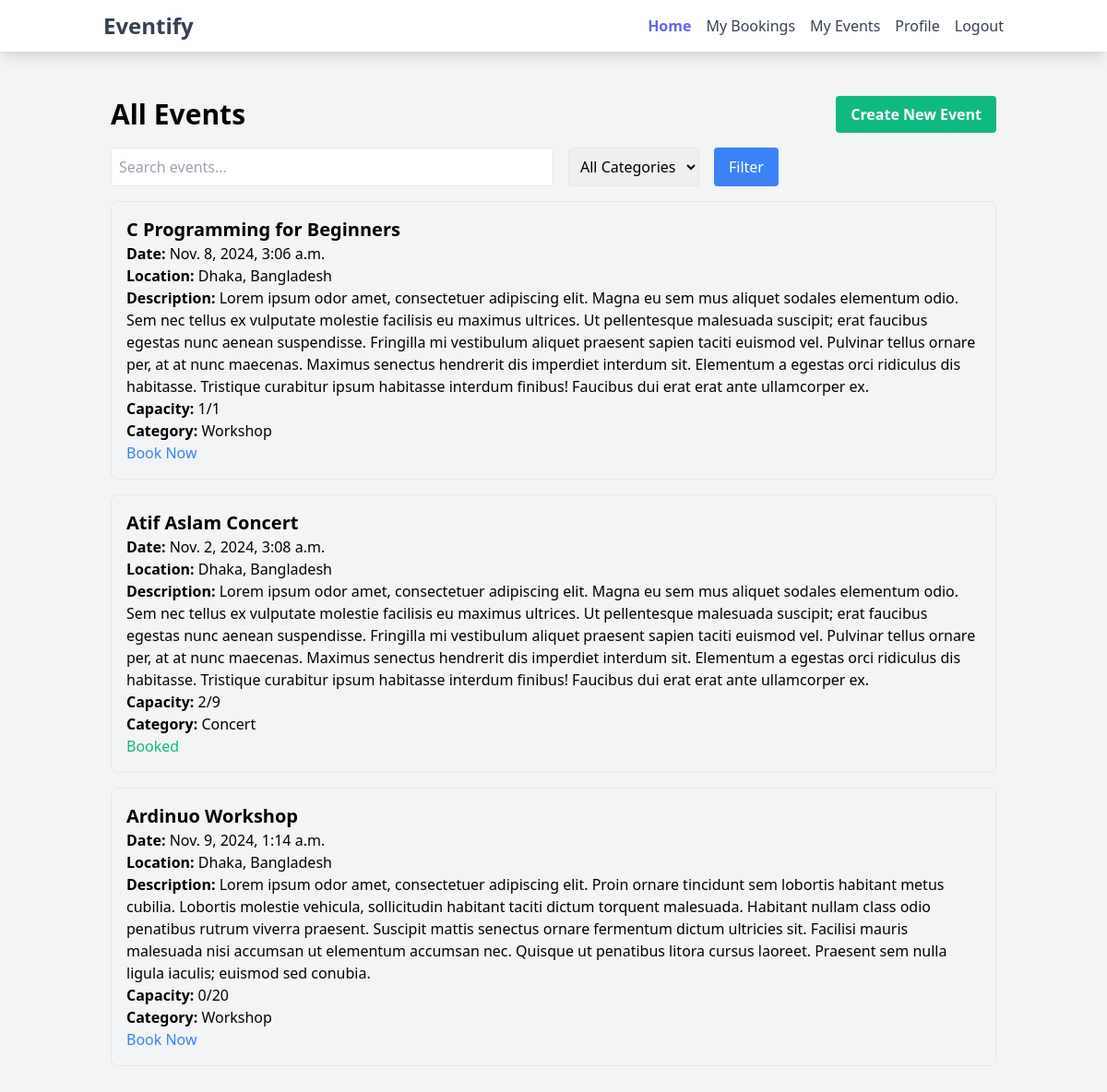
/events/ (signed in), run on the app's committed database.
### event/models.py (models this page shows, shortened)
class Event(models.Model):
    name = models.CharField(max_length=200)
    date = models.DateTimeField()
    location = models.CharField(max_length=255)
    description = models.TextField()
    created_by = models.ForeignKey(User, on_delete=models.CASCADE, related_name='events')
    category = models.ForeignKey(Category, on_delete=models.SET_NULL, null=True, blank=True)
    capacity = models.PositiveIntegerField(default=0)
    attendees_count = models.PositiveIntegerField(default=0)

class Category(models.Model):
    name = models.CharField(max_length=100, unique=True)
    def __str__(self):
        return self.name

### event/views.py (the view)
# urls.py: 2. Add a URL to urlpatterns:  path('', views.home, name='home')
def home(request):
    events = Event.objects.all()
    categories = Category.objects.all()
    booked_events = []
    query = request.GET.get('q', '')
    if query:
        events = events.filter(
            name__icontains=query) | events.filter(
            date__icontains=query) | events.filter(
            location__icontains=query)
    category_id = request.GET.get('category')
    if category_id:
        events = events.filter(category_id=category_id)
    if request.user.is_authenticated:
        booked_events = Booking.objects.filter(user=request.user).values_list('event_id', flat=True)
    return render(request, 'homepage.html', {
        'events': events,
        'booked_events': booked_events,
        'categories': categories,
        'selected_category': category_id,
        'query': query,
    })

### event/templates/homepage.html (shortened to what this page needs)
{% extends "base.html" %}
{% block content %}
<div class="container mx-auto p-4">
    <div class="flex justify-between items-center mb-4">
        <h1 class="text-3xl font-semibold">All Events</h1>
        <a href="{% url 'create_event' %}" class="bg-green-500 text-white font-bold py-2 px-4 rounded hover:bg-green-600 transition duration-300">Create New Event</a>
    </div>
    <form method="get" class="flex gap-4 mb-4">
        <input type="text" name="q" value="{{ query }}" placeholder="Search events..." class="p-2 border rounded w-1/2">
        <select name="category" class="p-2 border rounded">
            <option value="">All Categories</option>
        </select>
        <button type="submit" class="bg-blue-500 text-white py-2 px-4 rounded hover:bg-blue-600">Filter</button>
    </form>
    <div class="space-y-4 mt-4">
        {% for event in events %}
            <div class="p-4 border rounded-lg">
                <h2 class="text-xl font-semibold">{{ event.name }}</h2>
                <p><strong>Date:</strong> {{ event.date }}</p>
                <p><strong>Location:</strong> {{ event.location }}</p>
                <p><strong>Description:</strong> {{ event.description }}</p>
                <p><strong>Capacity:</strong> {{ event.attendees_count }}/{{ event.capacity }}</p>
                <p><strong>Category:</strong> {{ event.category }}</p>
                {% if request.user.is_authenticated %}
                    {% if event.id in booked_events %}
                        <span class="text-green-500">Booked</span>
                    {% else %}
                        <a href="{% url 'book_event' event.id %}" class="text-blue-500">Book Now</a>
                    {% endif %}
                {% else %}
                    <a href="{% url 'login' %}" class="text-blue-500">Login to Book</a>
                {% endif %}
            </div>
        {% endfor %}
    </div>
</div>
{% endblock %}

### data on the page
Event: name "C Programming for Beginners", date "Nov. 8, 2024, 3:06 a.m.", location "Dhaka, Bangladesh", description "Lorem ipsum odor amet, consectetuer adipiscing elit. Magna eu sem mus aliquet sodales elementum odio. Sem nec tellus ex vulputate molestie facilisis eu maximus ultrices. Ut pellentesque malesuada suscipit; erat faucibus egestas nunc aenean suspendisse. Fringilla mi vestibulum aliquet praesent sapien taciti euismod vel. Pulvinar tellus ornare per, at at nunc maecenas. Maximus senectus hendrerit dis imperdiet interdum sit. Elementum a egestas orci ridiculus dis habitasse. Tristique curabitur ipsum habitasse interdum finibus! Faucibus dui erat erat ante ullamcorper ex.", attendees_count "1", capacity "1", category "Workshop", shows "Book Now"
Event: name "Atif Aslam Concert", date "Nov. 2, 2024, 3:08 a.m.", location "Dhaka, Bangladesh", description "Lorem ipsum odor amet, consectetuer adipiscing elit. Magna eu sem mus aliquet sodales elementum odio. Sem nec tellus ex vulputate molestie facilisis eu maximus ultrices. Ut pellentesque malesuada suscipit; erat faucibus egestas nunc aenean suspendisse. Fringilla mi vestibulum aliquet praesent sapien taciti euismod vel. Pulvinar tellus ornare per, at at nunc maecenas. Maximus senectus hendrerit dis imperdiet interdum sit. Elementum a egestas orci ridiculus dis habitasse. Tristique curabitur ipsum habitasse interdum finibus! Faucibus dui erat erat ante ullamcorper ex.", attendees_count "2", capacity "9", category "Concert", shows "Booked"
Event: name "Ardinuo Workshop", date "Nov. 9, 2024, 1:14 a.m.", location "Dhaka, Bangladesh", description "Lorem ipsum odor amet, consectetuer adipiscing elit. Proin ornare tincidunt sem lobortis habitant metus cubilia. Lobortis molestie vehicula, sollicitudin habitant taciti dictum torquent malesuada. Habitant nullam class odio penatibus rutrum viverra praesent. Suscipit mattis senectus ornare fermentum dictum ultricies sit. Facilisi mauris malesuada nisi accumsan ut elementum accumsan nec. Quisque ut penatibus litora cursus laoreet. Praesent sem nulla ligula iaculis; euismod sed conubia.", attendees_count "0", capacity "20", category "Workshop", shows "Book Now"
